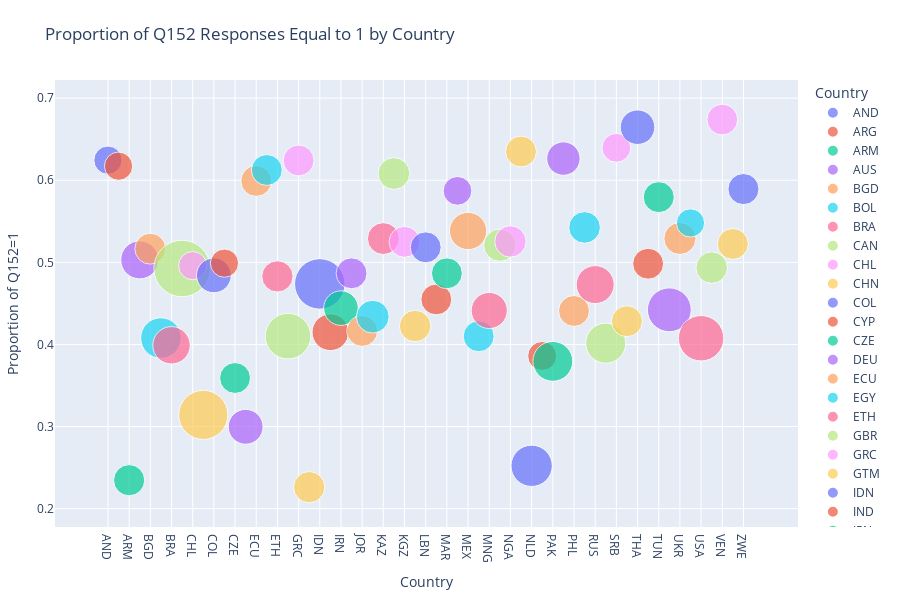

Notebook source saved alongside this figure:
### Code cell
## (Visualization -II) ##

# This code loads World Values Survey (WVS) data and filters it by countries found in scored sentences.
# It processes Q152 survey responses to calculate per-country counts and proportions of respondents answering '1'.
# It prepares the country data in a categorical order for consistent plotting.
# Then it creates a scatter plot showing the proportion of Q152=1 responses per country, sized by total responses.
# The plot visually compares response distributions across countries with hover details and a clean layout.
# The x and y-axis labels are the same as the prediction visualization.

%run visualize_response_props.py

### Figure 1 — Plotly figure (JSON) as saved in the notebook; plotly's stock layout.template omitted (floating-point values rounded to 4 significant figures)
{"data": [{"hovertemplate": "<b>%{hovertext}</b><br><br>Country=%{x}<br>Proportion of Q152=1=%{y}<br>Total Responses=%{marker.size}<extra></extra>", "hovertext": ["AND"], "legendgroup": "AND", "marker": {"color": "#636efa", "size": [1004], "sizemode": "area", "sizeref": 2.511, "symbol": "circle"}, "mode": "markers", "name": "AND", "orientation": "v", "showlegend": true, "type": "scatter", "x": ["AND"], "xaxis": "x", "y": [0.6245], "yaxis": "y"}, {"hovertemplate": "<b>%{hovertext}</b><br><br>Country=%{x}<br>Proportion of Q152=1=%{y}<br>Total Responses=%{marker.size}<extra></extra>", "hovertext": ["ARG"], "legendgroup": "ARG", "marker": {"color": "#EF553B", "size": [1003], "sizemode": "area", "sizeref": 2.511, "symbol": "circle"}, "mode": "markers", "name": "ARG", "orientation": "v", "showlegend": true, "type": "scatter", "x": ["ARG"], "xaxis": "x", "y": [0.6171], "yaxis": "y"}, {"hovertemplate": "<b>%{hovertext}</b><br><br>Country=%{x}<br>Proportion of Q152=1=%{y}<br>Total Responses=%{marker.size}<extra></extra>", "hovertext": ["ARM"], "legendgroup": "ARM", "marker": {"color": "#00cc96", "size": [1223], "sizemode": "area", "sizeref": 2.511, "symbol": "circle"}, "mode": "markers", "name": "ARM", "orientation": "v", "showlegend": true, "type": "scatter", "x": ["ARM"], "xaxis": "x", "y": [0.2347], "yaxis": "y"}, {"hovertemplate": "<b>%{hovertext}</b><br><br>Country=%{x}<br>Proportion of Q152=1=%{y}<br>Total Responses=%{marker.size}<extra></extra>", "hovertext": ["AUS"], "legendgroup": "AUS", "marker": {"color": "#ab63fa", "size": [1813], "sizemode": "area", "sizeref": 2.511, "symbol": "circle"}, "mode": "markers", "name": "AUS", "orientation": "v", "showlegend": true, "type": "scatter", "x": ["AUS"], "xaxis": "x", "y": [0.503], "yaxis": "y"}, {"hovertemplate": "<b>%{hovertext}</b><br><br>Country=%{x}<br>Proportion of Q152=1=%{y}<br>Total Responses=%{marker.size}<extra></extra>", "hovertext": ["BGD"], "legendgroup": "BGD", "marker": {"color": "#FFA15A", "size": [1200], "sizemode": "area", "sizeref": 2.511, "symbol": "circle"}, "mode": "markers", "name": "BGD", "orientation": "v", "showlegend": true, "type": "scatter", "x": ["BGD"], "xaxis": "x", "y": [0.5167], "yaxis": "y"}, {"hovertemplate": "<b>%{hovertext}</b><br><br>Country=%{x}<br>Proportion of Q152=1=%{y}<br>Total Responses=%{marker.size}<extra></extra>", "hovertext": ["BOL"], "legendgroup": "BOL", "marker": {"color": "#19d3f3", "size": [2067], "sizemode": "area", "sizeref": 2.511, "symbol": "circle"}, "mode": "markers", "name": "BOL", "orientation": "v", "showlegend": true, "type": "scatter", "x": ["BOL"], "xaxis": "x", "y": [0.4078], "yaxis": "y"}, {"hovertemplate": "<b>%{hovertext}</b><br><br>Country=%{x}<br>Proportion of Q152=1=%{y}<br>Total Responses=%{marker.size}<extra></extra>", "hovertext": ["BRA"], "legendgroup": "BRA", "marker": {"color": "#FF6692", "size": [1762], "sizemode": "area", "sizeref": 2.511, "symbol": "circle"}, "mode": "markers", "name": "BRA", "orientation": "v", "showlegend": true, "type": "scatter", "x": ["BRA"], "xaxis": "x", "y": [0.399], "yaxis": "y"}, {"hovertemplate": "<b>%{hovertext}</b><br><br>Country=%{x}<br>Proportion of Q152=1=%{y}<br>Total Responses=%{marker.size}<extra></extra>", "hovertext": ["CAN"], "legendgroup": "CAN", "marker": {"color": "#B6E880", "size": [4018], "sizemode": "area", "sizeref": 2.511, "symbol": "circle"}, "mode": "markers", "name": "CAN", "orientation": "v", "showlegend": true, "type": "scatter", "x": ["CAN"], "xaxis": "x", "y": [0.4925], "yaxis": "y"}, {"hovertemplate": "<b>%{hovertext}</b><br><br>Country=%{x}<br>Proportion of Q152=1=%{y}<br>Total Responses=%{marker.size}<extra></extra>", "hovertext": ["CHL"], "legendgroup": "CHL", "marker": {"color": "#FF97FF", "size": [1000], "sizemode": "area", "sizeref": 2.511, "symbol": "circle"}, "mode": "markers", "name": "CHL", "orientation": "v", "showlegend": true, "type": "scatter", "x": ["CHL"], "xaxis": "x", "y": [0.496], "yaxis": "y"}, {"hovertemplate": "<b>%{hovertext}</b><br><br>Country=%{x}<br>Proportion of Q152=1=%{y}<br>Total Responses=%{marker.size}<extra></extra>", "hovertext": ["CHN"], "legendgroup": "CHN", "marker": {"color": "#FECB52", "size": [3036], "sizemode": "area", "sizeref": 2.511, "symbol": "circle"}, "mode": "markers", "name": "CHN", "orientation": "v", "showlegend": true, "type": "scatter", "x": ["CHN"], "xaxis": "x", "y": [0.3142], "yaxis": "y"}, {"hovertemplate": "<b>%{hovertext}</b><br><br>Country=%{x}<br>Proportion of Q152=1=%{y}<br>Total Responses=%{marker.size}<extra></extra>", "hovertext": ["COL"], "legendgroup": "COL", "marker": {"color": "#636efa", "size": [1520], "sizemode": "area", "sizeref": 2.511, "symbol": "circle"}, "mode": "markers", "name": "COL", "orientation": "v", "showlegend": true, "type": "scatter", "x": ["COL"], "xaxis": "x", "y": [0.4842], "yaxis": "y"}, {"hovertemplate": "<b>%{hovertext}</b><br><br>Country=%{x}<br>Proportion of Q152=1=%{y}<br>Total Responses=%{marker.size}<extra></extra>", "hovertext": ["CYP"], "legendgroup": "CYP", "marker": {"color": "#EF553B", "size": [1000], "sizemode": "area", "sizeref": 2.511, "symbol": "circle"}, "mode": "markers", "name": "CYP", "orientation": "v", "showlegend": true, "type": "scatter", "x": ["CYP"], "xaxis": "x", "y": [0.499], "yaxis": "y"}, {"hovertemplate": "<b>%{hovertext}</b><br><br>Country=%{x}<br>Proportion of Q152=1=%{y}<br>Total Responses=%{marker.size}<extra></extra>", "hovertext": ["CZE"], "legendgroup": "CZE", "marker": {"color": "#00cc96", "size": [1200], "sizemode": "area", "sizeref": 2.511, "symbol": "circle"}, "mode": "markers", "name": "CZE", "orientation": "v", "showlegend": true, "type": "scatter", "x": ["CZE"], "xaxis": "x", "y": [0.3592], "yaxis": "y"}, {"hovertemplate": "<b>%{hovertext}</b><br><br>Country=%{x}<br>Proportion of Q152=1=%{y}<br>Total Responses=%{marker.size}<extra></extra>", "hovertext": ["DEU"], "legendgroup": "DEU", "marker": {"color": "#ab63fa", "size": [1528], "sizemode": "area", "sizeref": 2.511, "symbol": "circle"}, "mode": "markers", "name": "DEU", "orientation": "v", "showlegend": true, "type": "scatter", "x": ["DEU"], "xaxis": "x", "y": [0.2997], "yaxis": "y"}, {"hovertemplate": "<b>%{hovertext}</b><br><br>Country=%{x}<br>Proportion of Q152=1=%{y}<br>Total Responses=%{marker.size}<extra></extra>", "hovertext": ["ECU"], "legendgroup": "ECU", "marker": {"color": "#FFA15A", "size": [1200], "sizemode": "area", "sizeref": 2.511, "symbol": "circle"}, "mode": "markers", "name": "ECU", "orientation": "v", "showlegend": true, "type": "scatter", "x": ["ECU"], "xaxis": "x", "y": [0.5992], "yaxis": "y"}, {"hovertemplate": "<b>%{hovertext}</b><br><br>Country=%{x}<br>Proportion of Q152=1=%{y}<br>Total Responses=%{marker.size}<extra></extra>", "hovertext": ["EGY"], "legendgroup": "EGY", "marker": {"color": "#19d3f3", "size": [1200], "sizemode": "area", "sizeref": 2.511, "symbol": "circle"}, "mode": "markers", "name": "EGY", "orientation": "v", "showlegend": true, "type": "scatter", "x": ["EGY"], "xaxis": "x", "y": [0.6125], "yaxis": "y"}, {"hovertemplate": "<b>%{hovertext}</b><br><br>Country=%{x}<br>Proportion of Q152=1=%{y}<br>Total Responses=%{marker.size}<extra></extra>", "hovertext": ["ETH"], "legendgroup": "ETH", "marker": {"color": "#FF6692", "size": [1230], "sizemode": "area", "sizeref": 2.511, "symbol": "circle"}, "mode": "markers", "name": "ETH", "orientation": "v", "showlegend": true, "type": "scatter", "x": ["ETH"], "xaxis": "x", "y": [0.4829], "yaxis": "y"}, {"hovertemplate": "<b>%{hovertext}</b><br><br>Country=%{x}<br>Proportion of Q152=1=%{y}<br>Total Responses=%{marker.size}<extra></extra>", "hovertext": ["GBR"], "legendgroup": "GBR", "marker": {"color": "#B6E880", "size": [2609], "sizemode": "area", "sizeref": 2.511, "symbol": "circle"}, "mode": "markers", "name": "GBR", "orientation": "v", "showlegend": true, "type": "scatter", "x": ["GBR"], "xaxis": "x", "y": [0.4101], "yaxis": "y"}, {"hovertemplate": "<b>%{hovertext}</b><br><br>Country=%{x}<br>Proportion of Q152=1=%{y}<br>Total Responses=%{marker.size}<extra></extra>", "hovertext": ["GRC"], "legendgroup": "GRC", "marker": {"color": "#FF97FF", "size": [1200], "sizemode": "area", "sizeref": 2.511, "symbol": "circle"}, "mode": "markers", "name": "GRC", "orientation": "v", "showlegend": true, "type": "scatter", "x": ["GRC"], "xaxis": "x", "y": [0.6242], "yaxis": "y"}, {"hovertemplate": "<b>%{hovertext}</b><br><br>Country=%{x}<br>Proportion of Q152=1=%{y}<br>Total Responses=%{marker.size}<extra></extra>", "hovertext": ["GTM"], "legendgroup": "GTM", "marker": {"color": "#FECB52", "size": [1229], "sizemode": "area", "sizeref": 2.511, "symbol": "circle"}, "mode": "markers", "name": "GTM", "orientation": "v", "showlegend": true, "type": "scatter", "x": ["GTM"], "xaxis": "x", "y": [0.2262], "yaxis": "y"}, {"hovertemplate": "<b>%{hovertext}</b><br><br>Country=%{x}<br>Proportion of Q152=1=%{y}<br>Total Responses=%{marker.size}<extra></extra>", "hovertext": ["IDN"], "legendgroup": "IDN", "marker": {"color": "#636efa", "size": [3200], "sizemode": "area", "sizeref": 2.511, "symbol": "circle"}, "mode": "markers", "name": "IDN", "orientation": "v", "showlegend": true, "type": "scatter", "x": ["IDN"], "xaxis": "x", "y": [0.4738], "yaxis": "y"}, {"hovertemplate": "<b>%{hovertext}</b><br><br>Country=%{x}<br>Proportion of Q152=1=%{y}<br>Total Responses=%{marker.size}<extra></extra>", "hovertext": ["IND"], "legendgroup": "IND", "marker": {"color": "#EF553B", "size": [1692], "sizemode": "area", "sizeref": 2.511, "symbol": "circle"}, "mode": "markers", "name": "IND", "orientation": "v", "showlegend": true, "type": "scatter", "x": ["IND"], "xaxis": "x", "y": [0.4149], "yaxis": "y"}, {"hovertemplate": "<b>%{hovertext}</b><br><br>Country=%{x}<br>Proportion of Q152=1=%{y}<br>Total Responses=%{marker.size}<extra></extra>", "hovertext": ["IRN"], "legendgroup": "IRN", "marker": {"color": "#00cc96", "size": [1499], "sizemode": "area", "sizeref": 2.511, "symbol": "circle"}, "mode": "markers", "name": "IRN", "orientation": "v", "showlegend": true, "type": "scatter", "x": ["IRN"], "xaxis": "x", "y": [0.4443], "yaxis": "y"}, {"hovertemplate": "<b>%{hovertext}</b><br><br>Country=%{x}<br>Proportion of Q152=1=%{y}<br>Total Responses=%{marker.size}<extra></extra>", "hovertext": ["IRQ"], "legendgroup": "IRQ", "marker": {"color": "#ab63fa", "size": [1200], "sizemode": "area", "sizeref": 2.511, "symbol": "circle"}, "mode": "markers", "name": "IRQ", "orientation": "v", "showlegend": true, "type": "scatter", "x": ["IRQ"], "xaxis": "x", "y": [0.4867], "yaxis": "y"}, {"hovertemplate": "<b>%{hovertext}</b><br><br>Country=%{x}<br>Proportion of Q152=1=%{y}<br>Total Responses=%{marker.size}<extra></extra>", "hovertext": ["JOR"], "legendgroup": "JOR", "marker": {"color": "#FFA15A", "size": [1203], "sizemode": "area", "sizeref": 2.511, "symbol": "circle"}, "mode": "markers", "name": "JOR", "orientation": "v", "showlegend": true, "type": "scatter", "x": ["JOR"], "xaxis": "x", "y": [0.4165], "yaxis": "y"}, {"hovertemplate": "<b>%{hovertext}</b><br><br>Country=%{x}<br>Proportion of Q152=1=%{y}<br>Total Responses=%{marker.size}<extra></extra>", "hovertext": ["JPN"], "legendgroup": "JPN", "marker": {"color": "#19d3f3", "size": [1353], "sizemode": "area", "sizeref": 2.511, "symbol": "circle"}, "mode": "markers", "name": "JPN", "orientation": "v", "showlegend": true, "type": "scatter", "x": ["JPN"], "xaxis": "x", "y": [0.4339], "yaxis": "y"}, {"hovertemplate": "<b>%{hovertext}</b><br><br>Country=%{x}<br>Proportion of Q152=1=%{y}<br>Total Responses=%{marker.size}<extra></extra>", "hovertext": ["KAZ"], "legendgroup": "KAZ", "marker": {"color": "#FF6692", "size": [1276], "sizemode": "area", "sizeref": 2.511, "symbol": "circle"}, "mode": "markers", "name": "KAZ", "orientation": "v", "showlegend": true, "type": "scatter", "x": ["KAZ"], "xaxis": "x", "y": [0.529], "yaxis": "y"}, {"hovertemplate": "<b>%{hovertext}</b><br><br>Country=%{x}<br>Proportion of Q152=1=%{y}<br>Total Responses=%{marker.size}<extra></extra>", "hovertext": ["KEN"], "legendgroup": "KEN", "marker": {"color": "#B6E880", "size": [1266], "sizemode": "area", "sizeref": 2.511, "symbol": "circle"}, "mode": "markers", "name": "KEN", "orientation": "v", "showlegend": true, "type": "scatter", "x": ["KEN"], "xaxis": "x", "y": [0.6082], "yaxis": "y"}, {"hovertemplate": "<b>%{hovertext}</b><br><br>Country=%{x}<br>Proportion of Q152=1=%{y}<br>Total Responses=%{marker.size}<extra></extra>", "hovertext": ["KGZ"], "legendgroup": "KGZ", "marker": {"color": "#FF97FF", "size": [1200], "sizemode": "area", "sizeref": 2.511, "symbol": "circle"}, "mode": "markers", "name": "KGZ", "orientation": "v", "showlegend": true, "type": "scatter", "x": ["KGZ"], "xaxis": "x", "y": [0.525], "yaxis": "y"}, {"hovertemplate": "<b>%{hovertext}</b><br><br>Country=%{x}<br>Proportion of Q152=1=%{y}<br>Total Responses=%{marker.size}<extra></extra>", "hovertext": ["KOR"], "legendgroup": "KOR", "marker": {"color": "#FECB52", "size": [1245], "sizemode": "area", "sizeref": 2.511, "symbol": "circle"}, "mode": "markers", "name": "KOR", "orientation": "v", "showlegend": true, "type": "scatter", "x": ["KOR"], "xaxis": "x", "y": [0.4225], "yaxis": "y"}, {"hovertemplate": "<b>%{hovertext}</b><br><br>Country=%{x}<br>Proportion of Q152=1=%{y}<br>Total Responses=%{marker.size}<extra></extra>", "hovertext": ["LBN"], "legendgroup": "LBN", "marker": {"color": "#636efa", "size": [1200], "sizemode": "area", "sizeref": 2.511, "symbol": "circle"}, "mode": "markers", "name": "LBN", "orientation": "v", "showlegend": true, "type": "scatter", "x": ["LBN"], "xaxis": "x", "y": [0.5183], "yaxis": "y"}, {"hovertemplate": "<b>%{hovertext}</b><br><br>Country=%{x}<br>Proportion of Q152=1=%{y}<br>Total Responses=%{marker.size}<extra></extra>", "hovertext": ["LBY"], "legendgroup": "LBY", "marker": {"color": "#EF553B", "size": [1196], "sizemode": "area", "sizeref": 2.511, "symbol": "circle"}, "mode": "markers", "name": "LBY", "orientation": "v", "showlegend": true, "type": "scatter", "x": ["LBY"], "xaxis": "x", "y": [0.4548], "yaxis": "y"}, {"hovertemplate": "<b>%{hovertext}</b><br><br>Country=%{x}<br>Proportion of Q152=1=%{y}<br>Total Responses=%{marker.size}<extra></extra>", "hovertext": ["MAR"], "legendgroup": "MAR", "marker": {"color": "#00cc96", "size": [1200], "sizemode": "area", "sizeref": 2.511, "symbol": "circle"}, "mode": "markers", "name": "MAR", "orientation": "v", "showlegend": true, "type": "scatter", "x": ["MAR"], "xaxis": "x", "y": [0.4867], "yaxis": "y"}, {"hovertemplate": "<b>%{hovertext}</b><br><br>Country=%{x}<br>Proportion of Q152=1=%{y}<br>Total Responses=%{marker.size}<extra></extra>", "hovertext": ["MDV"], "legendgroup": "MDV", "marker": {"color": "#ab63fa", "size": [1039], "sizemode": "area", "sizeref": 2.511, "symbol": "circle"}, "mode": "markers", "name": "MDV", "orientation": "v", "showlegend": true, "type": "scatter", "x": ["MDV"], "xaxis": "x", "y": [0.5871], "yaxis": "y"}, {"hovertemplate": "<b>%{hovertext}</b><br><br>Country=%{x}<br>Proportion of Q152=1=%{y}<br>Total Responses=%{marker.size}<extra></extra>", "hovertext": ["MEX"], "legendgroup": "MEX", "marker": {"color": "#FFA15A", "size": [1741], "sizemode": "area", "sizeref": 2.511, "symbol": "circle"}, "mode": "markers", "name": "MEX", "orientation": "v", "showlegend": true, "type": "scatter", "x": ["MEX"], "xaxis": "x", "y": [0.5382], "yaxis": "y"}, {"hovertemplate": "<b>%{hovertext}</b><br><br>Country=%{x}<br>Proportion of Q152=1=%{y}<br>Total Responses=%{marker.size}<extra></extra>", "hovertext": ["MMR"], "legendgroup": "MMR", "marker": {"color": "#19d3f3", "size": [1200], "sizemode": "area", "sizeref": 2.511, "symbol": "circle"}, "mode": "markers", "name": "MMR", "orientation": "v", "showlegend": true, "type": "scatter", "x": ["MMR"], "xaxis": "x", "y": [0.41], "yaxis": "y"}, {"hovertemplate": "<b>%{hovertext}</b><br><br>Country=%{x}<br>Proportion of Q152=1=%{y}<br>Total Responses=%{marker.size}<extra></extra>", "hovertext": ["MNG"], "legendgroup": "MNG", "marker": {"color": "#FF6692", "size": [1638], "sizemode": "area", "sizeref": 2.511, "symbol": "circle"}, "mode": "markers", "name": "MNG", "orientation": "v", "showlegend": true, "type": "scatter", "x": ["MNG"], "xaxis": "x", "y": [0.4414], "yaxis": "y"}, {"hovertemplate": "<b>%{hovertext}</b><br><br>Country=%{x}<br>Proportion of Q152=1=%{y}<br>Total Responses=%{marker.size}<extra></extra>", "hovertext": ["MYS"], "legendgroup": "MYS", "marker": {"color": "#B6E880", "size": [1313], "sizemode": "area", "sizeref": 2.511, "symbol": "circle"}, "mode": "markers", "name": "MYS", "orientation": "v", "showlegend": true, "type": "scatter", "x": ["MYS"], "xaxis": "x", "y": [0.5209], "yaxis": "y"}, {"hovertemplate": "<b>%{hovertext}</b><br><br>Country=%{x}<br>Proportion of Q152=1=%{y}<br>Total Responses=%{marker.size}<extra></extra>", "hovertext": ["NGA"], "legendgroup": "NGA", "marker": {"color": "#FF97FF", "size": [1237], "sizemode": "area", "sizeref": 2.511, "symbol": "circle"}, "mode": "markers", "name": "NGA", "orientation": "v", "showlegend": true, "type": "scatter", "x": ["NGA"], "xaxis": "x", "y": [0.5255], "yaxis": "y"}, {"hovertemplate": "<b>%{hovertext}</b><br><br>Country=%{x}<br>Proportion of Q152=1=%{y}<br>Total Responses=%{marker.size}<extra></extra>", "hovertext": ["NIC"], "legendgroup": "NIC", "marker": {"color": "#FECB52", "size": [1200], "sizemode": "area", "sizeref": 2.511, "symbol": "circle"}, "mode": "markers", "name": "NIC", "orientation": "v", "showlegend": true, "type": "scatter", "x": ["NIC"], "xaxis": "x", "y": [0.635], "yaxis": "y"}, {"hovertemplate": "<b>%{hovertext}</b><br><br>Country=%{x}<br>Proportion of Q152=1=%{y}<br>Total Responses=%{marker.size}<extra></extra>", "hovertext": ["NLD"], "legendgroup": "NLD", "marker": {"color": "#636efa", "size": [2145], "sizemode": "area", "sizeref": 2.511, "symbol": "circle"}, "mode": "markers", "name": "NLD", "orientation": "v", "showlegend": true, "type": "scatter", "x": ["NLD"], "xaxis": "x", "y": [0.2522], "yaxis": "y"}, {"hovertemplate": "<b>%{hovertext}</b><br><br>Country=%{x}<br>Proportion of Q152=1=%{y}<br>Total Responses=%{marker.size}<extra></extra>", "hovertext": ["NZL"], "legendgroup": "NZL", "marker": {"color": "#EF553B", "size": [1057], "sizemode": "area", "sizeref": 2.511, "symbol": "circle"}, "mode": "markers", "name": "NZL", "orientation": "v", "showlegend": true, "type": "scatter", "x": ["NZL"], "xaxis": "x", "y": [0.386], "yaxis": "y"}, {"hovertemplate": "<b>%{hovertext}</b><br><br>Country=%{x}<br>Proportion of Q152=1=%{y}<br>Total Responses=%{marker.size}<extra></extra>", "hovertext": ["PAK"], "legendgroup": "PAK", "marker": {"color": "#00cc96", "size": [1995], "sizemode": "area", "sizeref": 2.511, "symbol": "circle"}, "mode": "markers", "name": "PAK", "orientation": "v", "showlegend": true, "type": "scatter", "x": ["PAK"], "xaxis": "x", "y": [0.3794], "yaxis": "y"}, {"hovertemplate": "<b>%{hovertext}</b><br><br>Country=%{x}<br>Proportion of Q152=1=%{y}<br>Total Responses=%{marker.size}<extra></extra>", "hovertext": ["PER"], "legendgroup": "PER", "marker": {"color": "#ab63fa", "size": [1400], "sizemode": "area", "sizeref": 2.511, "symbol": "circle"}, "mode": "markers", "name": "PER", "orientation": "v", "showlegend": true, "type": "scatter", "x": ["PER"], "xaxis": "x", "y": [0.6264], "yaxis": "y"}, {"hovertemplate": "<b>%{hovertext}</b><br><br>Country=%{x}<br>Proportion of Q152=1=%{y}<br>Total Responses=%{marker.size}<extra></extra>", "hovertext": ["PHL"], "legendgroup": "PHL", "marker": {"color": "#FFA15A", "size": [1200], "sizemode": "area", "sizeref": 2.511, "symbol": "circle"}, "mode": "markers", "name": "PHL", "orientation": "v", "showlegend": true, "type": "scatter", "x": ["PHL"], "xaxis": "x", "y": [0.4408], "yaxis": "y"}, {"hovertemplate": "<b>%{hovertext}</b><br><br>Country=%{x}<br>Proportion of Q152=1=%{y}<br>Total Responses=%{marker.size}<extra></extra>", "hovertext": ["ROU"], "legendgroup": "ROU", "marker": {"color": "#19d3f3", "size": [1257], "sizemode": "area", "sizeref": 2.511, "symbol": "circle"}, "mode": "markers", "name": "ROU", "orientation": "v", "showlegend": true, "type": "scatter", "x": ["ROU"], "xaxis": "x", "y": [0.5426], "yaxis": "y"}, {"hovertemplate": "<b>%{hovertext}</b><br><br>Country=%{x}<br>Proportion of Q152=1=%{y}<br>Total Responses=%{marker.size}<extra></extra>", "hovertext": ["RUS"], "legendgroup": "RUS", "marker": {"color": "#FF6692", "size": [1810], "sizemode": "area", "sizeref": 2.511, "symbol": "circle"}, "mode": "markers", "name": "RUS", "orientation": "v", "showlegend": true, "type": "scatter", "x": ["RUS"], "xaxis": "x", "y": [0.4729], "yaxis": "y"}, {"hovertemplate": "<b>%{hovertext}</b><br><br>Country=%{x}<br>Proportion of Q152=1=%{y}<br>Total Responses=%{marker.size}<extra></extra>", "hovertext": ["SGP"], "legendgroup": "SGP", "marker": {"color": "#B6E880", "size": [2012], "sizemode": "area", "sizeref": 2.511, "symbol": "circle"}, "mode": "markers", "name": "SGP", "orientation": "v", "showlegend": true, "type": "scatter", "x": ["SGP"], "xaxis": "x", "y": [0.4016], "yaxis": "y"}, {"hovertemplate": "<b>%{hovertext}</b><br><br>Country=%{x}<br>Proportion of Q152=1=%{y}<br>Total Responses=%{marker.size}<extra></extra>", "hovertext": ["SRB"], "legendgroup": "SRB", "marker": {"color": "#FF97FF", "size": [1046], "sizemode": "area", "sizeref": 2.511, "symbol": "circle"}, "mode": "markers", "name": "SRB", "orientation": "v", "showlegend": true, "type": "scatter", "x": ["SRB"], "xaxis": "x", "y": [0.6396], "yaxis": "y"}, {"hovertemplate": "<b>%{hovertext}</b><br><br>Country=%{x}<br>Proportion of Q152=1=%{y}<br>Total Responses=%{marker.size}<extra></extra>", "hovertext": ["SVK"], "legendgroup": "SVK", "marker": {"color": "#FECB52", "size": [1200], "sizemode": "area", "sizeref": 2.511, "symbol": "circle"}, "mode": "markers", "name": "SVK", "orientation": "v", "showlegend": true, "type": "scatter", "x": ["SVK"], "xaxis": "x", "y": [0.4283], "yaxis": "y"}, {"hovertemplate": "<b>%{hovertext}</b><br><br>Country=%{x}<br>Proportion of Q152=1=%{y}<br>Total Responses=%{marker.size}<extra></extra>", "hovertext": ["THA"], "legendgroup": "THA", "marker": {"color": "#636efa", "size": [1500], "sizemode": "area", "sizeref": 2.511, "symbol": "circle"}, "mode": "markers", "name": "THA", "orientation": "v", "showlegend": true, "type": "scatter", "x": ["THA"], "xaxis": "x", "y": [0.6647], "yaxis": "y"}, {"hovertemplate": "<b>%{hovertext}</b><br><br>Country=%{x}<br>Proportion of Q152=1=%{y}<br>Total Responses=%{marker.size}<extra></extra>", "hovertext": ["TJK"], "legendgroup": "TJK", "marker": {"color": "#EF553B", "size": [1200], "sizemode": "area", "sizeref": 2.511, "symbol": "circle"}, "mode": "markers", "name": "TJK", "orientation": "v", "showlegend": true, "type": "scatter", "x": ["TJK"], "xaxis": "x", "y": [0.4983], "yaxis": "y"}, {"hovertemplate": "<b>%{hovertext}</b><br><br>Country=%{x}<br>Proportion of Q152=1=%{y}<br>Total Responses=%{marker.size}<extra></extra>", "hovertext": ["TUN"], "legendgroup": "TUN", "marker": {"color": "#00cc96", "size": [1208], "sizemode": "area", "sizeref": 2.511, "symbol": "circle"}, "mode": "markers", "name": "TUN", "orientation": "v", "showlegend": true, "type": "scatter", "x": ["TUN"], "xaxis": "x", "y": [0.5795], "yaxis": "y"}, {"hovertemplate": "<b>%{hovertext}</b><br><br>Country=%{x}<br>Proportion of Q152=1=%{y}<br>Total Responses=%{marker.size}<extra></extra>", "hovertext": ["TUR"], "legendgroup": "TUR", "marker": {"color": "#ab63fa", "size": [2415], "sizemode": "area", "sizeref": 2.511, "symbol": "circle"}, "mode": "markers", "name": "TUR", "orientation": "v", "showlegend": true, "type": "scatter", "x": ["TUR"], "xaxis": "x", "y": [0.4422], "yaxis": "y"}, {"hovertemplate": "<b>%{hovertext}</b><br><br>Country=%{x}<br>Proportion of Q152=1=%{y}<br>Total Responses=%{marker.size}<extra></extra>", "hovertext": ["UKR"], "legendgroup": "UKR", "marker": {"color": "#FFA15A", "size": [1289], "sizemode": "area", "sizeref": 2.511, "symbol": "circle"}, "mode": "markers", "name": "UKR", "orientation": "v", "showlegend": true, "type": "scatter", "x": ["UKR"], "xaxis": "x", "y": [0.5291], "yaxis": "y"}, {"hovertemplate": "<b>%{hovertext}</b><br><br>Country=%{x}<br>Proportion of Q152=1=%{y}<br>Total Responses=%{marker.size}<extra></extra>", "hovertext": ["URY"], "legendgroup": "URY", "marker": {"color": "#19d3f3", "size": [1000], "sizemode": "area", "sizeref": 2.511, "symbol": "circle"}, "mode": "markers", "name": "URY", "orientation": "v", "showlegend": true, "type": "scatter", "x": ["URY"], "xaxis": "x", "y": [0.548], "yaxis": "y"}, {"hovertemplate": "<b>%{hovertext}</b><br><br>Country=%{x}<br>Proportion of Q152=1=%{y}<br>Total Responses=%{marker.size}<extra></extra>", "hovertext": ["USA"], "legendgroup": "USA", "marker": {"color": "#FF6692", "size": [2596], "sizemode": "area", "sizeref": 2.511, "symbol": "circle"}, "mode": "markers", "name": "USA", "orientation": "v", "showlegend": true, "type": "scatter", "x": ["USA"], "xaxis": "x", "y": [0.4076], "yaxis": "y"}, {"hovertemplate": "<b>%{hovertext}</b><br><br>Country=%{x}<br>Proportion of Q152=1=%{y}<br>Total Responses=%{marker.size}<extra></extra>", "hovertext": ["UZB"], "legendgroup": "UZB", "marker": {"color": "#B6E880", "size": [1250], "sizemode": "area", "sizeref": 2.511, "symbol": "circle"}, "mode": "markers", "name": "UZB", "orientation": "v", "showlegend": true, "type": "scatter", "x": ["UZB"], "xaxis": "x", "y": [0.4936], "yaxis": "y"}, {"hovertemplate": "<b>%{hovertext}</b><br><br>Country=%{x}<br>Proportion of Q152=1=%{y}<br>Total Responses=%{marker.size}<extra></extra>", "hovertext": ["VEN"], "legendgroup": "VEN", "marker": {"color": "#FF97FF", "size": [1190], "sizemode": "area", "sizeref": 2.511, "symbol": "circle"}, "mode": "markers", "name": "VEN", "orientation": "v", "showlegend": true, "type": "scatter", "x": ["VEN"], "xaxis": "x", "y": [0.6739], "yaxis": "y"}, {"hovertemplate": "<b>%{hovertext}</b><br><br>Country=%{x}<br>Proportion of Q152=1=%{y}<br>Total Responses=%{marker.size}<extra></extra>", "hovertext": ["VNM"], "legendgroup": "VNM", "marker": {"color": "#FECB52", "size": [1200], "sizemode": "area", "sizeref": 2.511, "symbol": "circle"}, "mode": "markers", "name": "VNM", "orientation": "v", "showlegend": true, "type": "scatter", "x": ["VNM"], "xaxis": "x", "y": [0.5225], "yaxis": "y"}, {"hovertemplate": "<b>%{hovertext}</b><br><br>Country=%{x}<br>Proportion of Q152=1=%{y}<br>Total Responses=%{marker.size}<extra></extra>", "hovertext": ["ZWE"], "legendgroup": "ZWE", "marker": {"color": "#636efa", "size": [1215], "sizemode": "area", "sizeref": 2.511, "symbol": "circle"}, "mode": "markers", "name": "ZWE", "orientation": "v", "showlegend": true, "type": "scatter", "x": ["ZWE"], "xaxis": "x", "y": [0.5893], "yaxis": "y"}], "layout": {"height": 600, "legend": {"itemsizing": "constant", "title": {"text": "Country"}, "tracegroupgap": 0}, "margin": {"b": 40, "l": 40, "r": 40, "t": 80}, "title": {"text": "Proportion of Q152 Responses Equal to 1 by Country"}, "xaxis": {"anchor": "y", "categoryarray": ["AND", "ARG", "ARM", "AUS", "BGD", "BOL", "BRA", "CAN", "CHL", "CHN", "COL", "CYP", "CZE", "DEU", "ECU", "EGY", "ETH", "GBR", "GRC", "GTM", "IDN", "IND", "IRN", "IRQ", "JOR", "JPN", "KAZ", "KEN", "KGZ", "KOR", "LBN", "LBY", "MAR", "MDV", "MEX", "MMR", "MNG", "MYS", "NGA", "NIC", "NLD", "NZL", "PAK", "PER", "PHL", "ROU", "RUS", "SGP", "SRB", "SVK", "THA", "TJK", "TUN", "TUR", "UKR", "URY", "USA", "UZB", "VEN", "VNM", "ZWE"], "categoryorder": "array", "domain": [0, 1], "title": {"text": "Country"}}, "yaxis": {"anchor": "x", "domain": [0, 1], "title": {"text": "Proportion of Q152=1"}}}}
